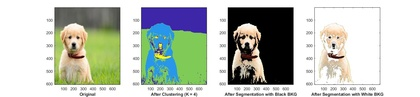
%> input picture Clustering/MATLAB_SCRIPT/K-Means-PP/Im_Seg.jpg, 420 x 97 px, shrunk from 1372 x 317 before the run, given in place of dp6.jpg, which was not available
$ octave Image_SEG.m   (GNU Octave 9; MATLAB toolbox functions it lacks are replaced by stand-ins)
%> lines starting %> are read from the running program, lines starting %| are printed output that depends on the picture; in (x1, y1, x2, y2) boxes, pixels count from 0 and x2, y2 are one past the last pixel; in counts of white or black regions, pixels touching at a corner belong together; the program's own positions count from 1; pictures that were not available may be replaced by others from this repository, and a replacement may not be noted
%> further down, Image is the input picture: size 97x420x3 uint8; mean R, G, B 190.4, 196.4, 187.6
### Clustering/MATLAB_SCRIPT/K-Means-PP/K_Means_PP.m
% CODED BY : PUNEET DHEER
% DATE : 04-06-2019
% K_Means_PP
%
% INPUT:
% data = column-wise data
% No_of_cluster = Number of Cluster
% Dimension = for plotting purpose '2D' or '3D' only or leave it blank
%
% OUTPUT:
% Euclid_dist = distance of all data points from each clusters (column wise)
% within_Cluster_dist = minimum distance from 'Euclid_dist' (corresponding cluster index given in "CLuster_ind")
% Cluster_ind = cluster number of all data points
% NEWcentroid = updated centroid values
% Centroid_distance = centroid distance after each iteration
%
% USAGE:
% [Euclid_dist, within_Cluster_dist, Cluster_ind, NEWcentroid, Centroid_distance] = K_Means(data, 4, '2D')
% [Euclid_dist, within_Cluster_dist, Cluster_ind, NEWcentroid, Centroid_distance] = K_Means(data, 4, '3D')
%
function [Euclid_dist, within_Cluster_dist, Cluster_ind, NEWcentroid, Centroid_distance] = K_Means_PP(data, No_of_cluster, Dimension)
%> called with No_of_cluster = 4

OLDcentroid(1,:) = data(randi([1,size(data,1)],1,1),:);

for i = 1:No_of_cluster-1

    D_error = bsxfun(@minus,data,OLDcentroid(i,:));

    D2(:,i) = sum(D_error.^2,2);

    [~,large_Dist] = max(min(D2,[],2)./sum(min(D2,[],2)));

    OLDcentroid(i+1,:) = data(large_Dist,:);

end
%> this loop made 3 passes
%> large_Dist on passes 1 to 3: 22125, 16039, 9971
%> after the loop, OLDcentroid = [255 255 255; 0 0 0; 33 148 229; 152 188 40]


k = 1;

NEWcentroid = zeros(size(OLDcentroid));

error = bsxfun(@minus,NEWcentroid,OLDcentroid);
%> error = [-255 -255 -255; 0 0 0; -33 -148 -229; -152 -188 -40]

Centroid_distance(k) = sum(sqrt(sum(error.^2,2)));

if exist('Dimension','var') && strcmp('2D', Dimension)

    K_Means_Plot('frame_1', '2D', data(:,1), data(:,2), [], OLDcentroid(:,1), OLDcentroid(:,2), [], [])

    Gif_maker('frame_1')

elseif exist('Dimension','var') && strcmp('3D', Dimension)

    K_Means_Plot('frame_1', '3D', data(:,1), data(:,2), data(:,3), OLDcentroid(:,1), OLDcentroid(:,2), OLDcentroid(:,3), [])

    Gif_maker('frame_1')

elseif ~exist('Dimension','var')

end

iter = 1;

while Centroid_distance(k) ~= 0

    for i = 1:No_of_cluster

        distance = bsxfun(@minus,data,OLDcentroid(i,:));

        Euclid_dist(:,i) = sqrt(sum(distance.^2,2));

    end

    [within_Cluster_dist, Cluster_ind] = min(Euclid_dist,[],2);

    for i = 1:No_of_cluster

        clustered_ind = find(Cluster_ind == i);

        NEWcentroid(i,:) = mean(data(clustered_ind,:),1);

        if exist('Dimension','var') && strcmp('2D', Dimension)

            K_Means_Plot('frame_onwards', '2D', data(clustered_ind,1), data(clustered_ind,2), [], NEWcentroid(i,1), NEWcentroid(i,2), [], iter)

        elseif exist('Dimension','var') && strcmp('3D', Dimension)

            K_Means_Plot('frame_onwards', '3D', data(clustered_ind,1), data(clustered_ind,2), data(clustered_ind,3), NEWcentroid(i,1), NEWcentroid(i,2), NEWcentroid(i,3), iter)

        elseif ~exist('Dimension','var')

        end

    end

    if exist('Dimension','var')
        Gif_maker('frame_onwards')
    end

    k = k + 1;

    NEWcentroid(isnan(NEWcentroid)) = eps;

    error = bsxfun(@minus,NEWcentroid,OLDcentroid);

    Centroid_distance(k) = sum(sqrt(sum(error.^2,2)));

    OLDcentroid = NEWcentroid;

    iter = iter + 1;

end
%> this loop made 14 passes
%> error on passes 11, 14: [0.0229 0.0254 0.0271; 0 0 0; 0 0 0; 0.0699 0.0222 0.112], [0 0 0; 0 0 0; 0 0 0; 0 0 0]
%> after the loop, Centroid_distance = [961.4 173.6 27.06 17.25 27.71 17.93 9.09 3.52 1.05 0.451 0.163 0.178 0.0676 0.0151 0]; NEWcentroid = [252 250.9 248.8; 5.35 3.55 2.81; 77.16 94.3 138.8; 159.8 185 120.2]

end

### Clustering/MATLAB_SCRIPT/K-Means-PP/Image_SEG.m
% SAMPLE SCRIPT FOR SEGMENTATION IN IMAGE USING K-MEANS
%
clear all

Image = imread('dp6.jpg');

data(:,1)=reshape(Image(:,:,1),[],1); % R channel flatten out in column 1
data(:,2)=reshape(Image(:,:,2),[],1); % G channel flatten out in column 2
data(:,3)=reshape(Image(:,:,3),[],1); % B channel flatten out in column 3

%%
%[WCSS] = K_Means_Elbow(double(data), 15); % to find out appropriate number of clusters

%%

No_of_cluster = 4;
[Euclid_dist, Cluster_dist, Cluster_ind, NEWcentroid, Centroid_distance] = K_Means_PP(double(data), No_of_cluster);

Cluster_Map = reshape(Cluster_ind,size(Image,1),size(Image,2));
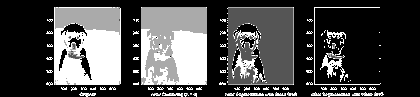
%> Cluster_Map: size 97x420 double; min 1, max 4, mean 1.91; drawn with min black and max white

figure
imagesc(Cluster_Map)
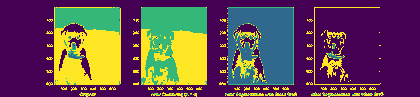
%> displayed picture: size 97x420x3, on the screen's scale of 0 to 255; mean R, G, B 100.4, 76.3, 84.7

maskImage = zeros(size(Image,1),size(Image,2));
maskImage = maskImage(:);

retain_Cluster = input('Enter Cluster Number to retain: ');
%> the answer given: 3

for i = 1 : length(retain_Cluster)
    Clustered = find(Cluster_ind == retain_Cluster(i));
    maskImage(Clustered) = 1;
end

maskImage = reshape(maskImage,size(Image,1),size(Image,2));
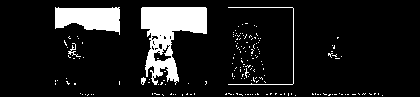
%> maskImage: size 97x420 double; values 0 (black) and 1 (white), 11.3% white; 178 white regions (173 under 20 px), largest, box (x1, y1, x2, y2) and area: (141, 7, 207, 85) 2620, (55, 7, 120, 35) 1323, (228, 7, 294, 85) 207, (68, 43, 81, 57) 47, (141, 77, 146, 85) 27

Rch = Image(:,:,1);
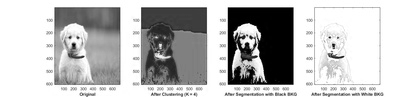
%> Rch: size 97x420 uint8; min 0, max 255, mean 190.4
Gch = Image(:,:,2);
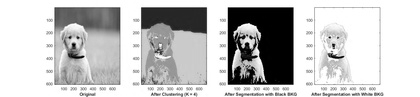
%> Gch: size 97x420 uint8; min 0, max 255, mean 196.4
Bch = Image(:,:,3);
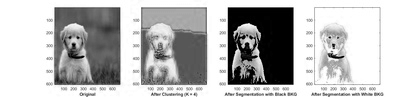
%> Bch: size 97x420 uint8; min 0, max 255, mean 187.6

sR = maskImage.*double(Rch);
sG = maskImage.*double(Gch);
sB = maskImage.*double(Bch);

SEG_RGB_blackBKG = uint8(cat(3,sR,sG,sB));

idx = all(SEG_RGB_blackBKG == 0, 3);
SEG_RGB_whiteBKG = SEG_RGB_blackBKG;
SEG_RGB_whiteBKG(repmat(idx,[1,1,3])) = 255;
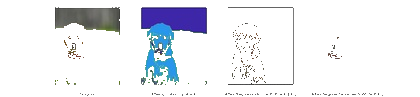
%> SEG_RGB_whiteBKG: size 97x420x3 uint8; mean R, G, B 234.8, 236.8, 241.8

figure
subplot(141)
imagesc(Image)
xlabel('Original','FontWeight','bold')

subplot(142)
imagesc(Cluster_Map)
xlabel('After Clustering','FontWeight','bold')

subplot(143)
imagesc(SEG_RGB_blackBKG)
xlabel('After Segmentation with Black BKG','FontWeight','bold')

subplot(144)
imagesc(SEG_RGB_whiteBKG)
xlabel('After Segmentation with White BKG','FontWeight','bold')
